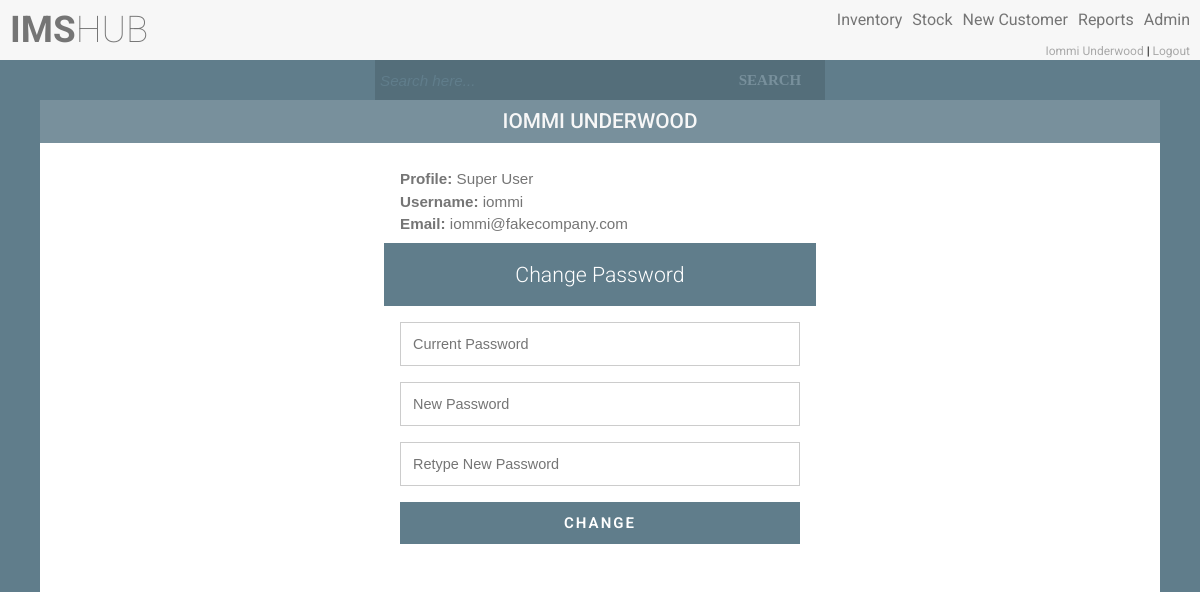
The app's page /profile.php (signed in) with its own data.
### tables this page shows
CREATE TABLE `users` (
  `uid` int(11) NOT NULL AUTO_INCREMENT,
  `name` varchar(50) NOT NULL,
  `surname` varchar(50) NOT NULL,
  `email` varchar(50) NOT NULL,
  `username` varchar(30) NOT NULL,
  `password` varchar(100) NOT NULL,
  `salt` varchar(32) NOT NULL,
  `user_type_id` int(11) NOT NULL,
  `user_status_id` int(11) NOT NULL,
  `resource_location_id` int(11) DEFAULT NULL,
  PRIMARY KEY (`uid`),
  UNIQUE KEY `uq_email` (`email`),
  UNIQUE KEY `uq_username` (`username`),
  KEY `fk_user_type_id` (`user_type_id`),
  KEY `fk_user_status_id` (`user_status_id`),
  CONSTRAINT `fk_user_status_id` FOREIGN KEY (`user_status_id`) REFERENCES `user_statuses` (`user_status_id`),
  CONSTRAINT `fk_user_type_id` FOREIGN KEY (`user_type_id`) REFERENCES `user_types` (`user_type_id`)
);

CREATE TABLE `user_types` (
  `user_type_id` int(11) NOT NULL AUTO_INCREMENT,
  `user_type` varchar(50) NOT NULL,
  `user_permissions` longtext,
  PRIMARY KEY (`user_type_id`),
  UNIQUE KEY `uq_user_type` (`user_type`)
);

### classes/config.php (called while the page is built)
<?php
class config
{
    public static function get($path = null)
    {
        if ($path) {
            $config = $GLOBALS['config'];
            $path = explode('/', $path);
            foreach ($path as $bit) {
                if (isset($config[$bit])) {
                    $config = $config[$bit];
                }
            }
            return $config;
        }
        return false;
    }
}

### classes/db.php (called while the page is built, shortened)
<?php
class db
{
    private static $_instance = null;
    private $_pdo,
            $_query,
            $_error = false,
            $_results,
            $_count = 0;
    private function __construct()
    {
        try {
            $this->_pdo = new PDO('mysql:host=' . config::get('mysql/host') . ';dbname=' . config::get('mysql/db'), config::get('mysql/username'), config::get('mysql/password'));
        } catch (PDOException $e) {
            die($e->getMessage());
        }
    }
    public static function getInstance()
    {
        if (!isset(self::$_instance)) {
            self::$_instance = new db();
        }
        return self::$_instance;
    }
    public function query($sql, $params = array())
    {
        $this->_error = false;
        if ($this->_query = $this->_pdo->prepare($sql)) {
            $x = 1;
            if (count($params)) {
                foreach ($params as $param) {
                    $this->_query->bindValue($x, $param);
                    $x++;
                }
            }
            if ($this->_query->execute()) {
                $this->_results = $this->_query->fetchAll(PDO::FETCH_OBJ);
                $this->_count = $this->_query->rowCount();
            } else {
                $this->_error = true;
            }
        }
        return $this;
    }
    public function action($action, $table, $where = array()){
        if (count($where) === 3) {
            $operators = array('=', '>', '<', '>=', '<=');
            $field      = $where[0];
            $operator   = $where[1];
            $value      = $where[2];
            if (in_array($operator, $operators)) {
                $sql = "{$action} from {$table} where {$field} {$operator} ?";
                if (!$this->query($sql, array($value))->error()) {
                    return $this;
                }
            }
        }
        return false;
    }
    public function get($table, $where){
        return $this->action('select *', $table, $where);
    }
    public function results()
    {
        return $this->_results;
    }
    public function first(){
        return $this->results()[0];
    }
    public function error()
    {
        return $this->_error;
    }
    public function count()
    {
        return $this->_count;
    }
}

### Classes/user.php (called while the page is built, shortened)
<?php
class user
{
    private $_db,
            $_data,
            $_sessionName,
            $_cookieName,
            $_isLoggedIn,
            $_profile,
            $_usersList;
    public function __construct($user = null){
        $this->_db = db::getInstance();
        $this->_sessionName = config::get('session/session_name');
        if (!$user){
            if (session::exists($this->_sessionName)){
                $user = session::get($this->_sessionName);
                if ($this->find($user)){
                    $this->_isLoggedIn = true;
                } else {
                }
            }
        } else {
            $this->find($user);
        }
    }
    public function find($user = null){
        if ($user) {
            $field = (is_numeric($user)) ? 'uid' : 'username';
            $data = $this->_db->get('users', array($field, '=', $user));
            if ($data->count()){
                $this->_data = $data->first();
                return true;
            }
        }
        return false;
    }
    public function hasPermission($key){
        $type = $this->_db->get('user_types', array('user_type_id', '=', $this->data()->user_type_id));
        if ($type->count()){
            $permissions = json_decode($type->first()->user_permissions, true);
            if (isset($permissions[$key]) == true){
                return true;
            }
        }
        return false;
    }
    public function data(){
        return $this->_data;
    }
    public function profile(){
        $type = $this->_db->get('user_types', array('user_type_id', '=', $this->data()->user_type_id));
        $this->_profile = $type->first()->user_type;
        return $this->_profile;
    }
    public function isLoggedIn(){
        return $this->_isLoggedIn;
    }
}

### classes/session.php (called while the page is built, shortened)
<?php
class session
{
    public static function exists($name){
        return (isset($_SESSION[$name])) ? true : false;
    }
    public static function get($name){
        return $_SESSION[$name];
    }
}

### functions/sanitize.php (called while the page is built)
<?php
function escape($string){
    return htmlentities($string, ENT_QUOTES, 'UTF-8');
}

### profile.php (the view, shortened to what this page needs)
<?php
include_once ("header.php");
$user = new user();
$name = escape($user->data()->name);
$surname = escape($user->data()->surname);
$username = escape($user->data()->username);
$email = escape($user->data()->email);
$profile = escape($user->profile());
if ($user->isLoggedIn()){
    ?>
    <div class="content">
        <div class="container">
            <div class="separator">
                <?php
                echo '<h1>' . $name . ' ' . $surname . '</h1>';
                ?>
            </div>
            <div class="form-style">
            <?php
            echo '<p><b>Profile:</b> ' . $profile . '<br>';
            echo '<b>Username:</b> ' . $username . '<br>';
            echo '<b>Email:</b> ' . $email . '</p>';
            ?>
                <h1>Change Password</h1>
                <form action="" method="post" name="changePassword">
                    <input type="password" name="current_password" placeholder="Current Password" />
                    <input type="password" name="new_password" placeholder="New Password" />
                    <input type="password" name="retype_new_password" placeholder="Retype New Password" />
                    <input type="submit" value="CHANGE"/>
                </form>
            </div>
        </div>
    </div>
    <?php
} else {
    $hash = new hash();
    redirect::to('index.php?' . hash::sha256('nologin' . $hash->getSalt()));
}

### header.php (shortened to what this page needs)
<?php
$user = new user();
if ($user->isLoggedIn()) {
    $name = escape($user->data()->name);
    $surname = escape($user->data()->surname);
    ?>
    <!DOCTYPE html>
    <html>
    <head>
        <link rel='stylesheet prefetch'
              href='http://ajax.googleapis.com/ajax/libs/jqueryui/1.11.2/themes/smoothness/jquery-ui.css'>
        <link rel="stylesheet" href="//code.jquery.com/ui/1.12.1/themes/base/jquery-ui.css">
        <link rel="stylesheet" href="css/style.css">
    </head>
    <body>
    <div class="width-height">
        <div class="fixheader">
            <div class="header">
                <div class="logo">
                    <?php
                    if ($user->hasPermission('access') || $user->hasPermission('allAccess')) {
                        echo '<h1 class="header-heading"><a href="main.php"><strong>IMS</strong>HUB</a></h1>';
                    }
                    ?>
                </div>
                <div class="menu">
                    <ul class="nav">
                        <?php
                        if ($user->hasPermission('inventory') || $user->hasPermission('allAccess')) {
                            echo '<li><a href="inventory.php">Inventory</a></li>';
                        }
                        if ($user->hasPermission('allStockLevels') || $user->hasPermission('allAccess')) {
                            echo '<li><a href="stockLevels.php">Stock</a></li>';
                        }
                        if ($user->hasPermission('newCustomer') || $user->hasPermission('allAccess')) {
                            echo '<li><a href="newCustomer.php">New Customer</a></li>';
                        }
                        if ($user->hasPermission('reports') || $user->hasPermission('allAccess')) {
                            echo '<li><a href="reports.php">Reports</a></li>';
                        }
                        if ($user->hasPermission('admin') || $user->hasPermission('allAccess')) {
                            echo '<li><a href="admin.php">Admin</a></li>';
                        }
                        if ($user->hasPermission('access') || $user->hasPermission('allAccess')) {
                            echo '<br><div  class="user">
                                    <a href="profile.php">' . $name . ' ' . $surname . '</a>
                                    |
                                    <a href="logout.php">Logout</a>
                                  </div>';
                        }
                        ?>
                    </ul>
                </div>
            </div>
            <div class="nav-bar">
                <div class="search">
                    <?php
                    if ($user->hasPermission('search') || $user->hasPermission('allAccess')) {
                    ?>
                        <form action="search.php" method="post" class="form-wrapper cf">
                            <input type="text" name="search" placeholder="Search here..." autocomplete="off" required="required">
                            <button type="submit">Search</button>
                        </form>
                    <?php
                    }
                    ?>
                </div>
            </div>
        </div>
    </body>
    </html>
    <?php
} else {
    $hash = new hash();
    redirect::to('index.php?' . hash::sha256('nologin' . $hash->getSalt()));
}
?>

### records on screen
users: name "Iommi", surname "Underwood", name "IOMMI", surname "UNDERWOOD", username "iommi", email "iommi@fakecompany.com"
user_types: user_type "Super User"
